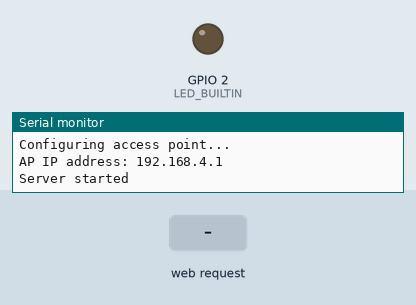
The sketch below on a simulated ESP32. On the bench: output pins drawn as LEDs (lit = HIGH), the last lines printed to the serial monitor. Inputs (shaded band) come from the test bench.

Above: at 1.2 s.
1.3 s: HTTP request GET /H received
At 1.9 s:
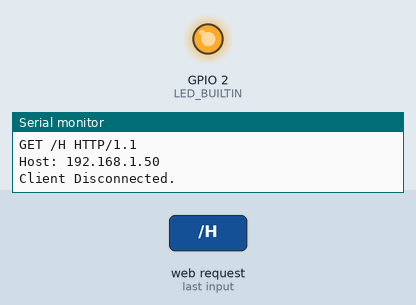
2.8 s: HTTP request GET /L received
At 4.2 s:
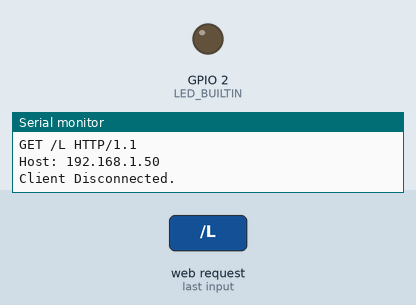
Timing chart, 0 to 5.8 s (numbered marks = the images above; inputs shaded):
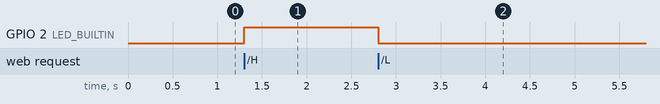

The sketch:

WiFiAccessPoint.ino
```cpp
/*
  WiFiAccessPoint.ino creates a WiFi access point and provides a web server on it.

  Steps:
  1. Connect to the access point "yourAp"
  2. Point your web browser to http://192.168.4.1/H to turn the LED on or http://192.168.4.1/L to turn it off
     OR
     Run raw TCP "GET /H" and "GET /L" on PuTTY terminal with 192.168.4.1 as IP address and 80 as port

  Created for arduino-esp32 on 04 July, 2018
  by Elochukwu Ifediora (fedy0)
*/

#include <WiFi.h>
#include <NetworkClient.h>
#include <WiFiAP.h>

#ifndef LED_BUILTIN
#define LED_BUILTIN 2  // Set the GPIO pin where you connected your test LED or comment this line out if your dev board has a built-in LED
#endif

// Set these to your desired credentials.
const char *ssid = "ECE_SP25_53";
const char *password = "spongebob";

NetworkServer server(80);
IPAddress server_ip;

void setup() {
  pinMode(LED_BUILTIN, OUTPUT);
  Serial.begin(115200);
  Serial.println();
  Serial.println("Configuring access point...");

  // You can remove the password parameter if you want the AP to be open.
  // a valid password must have more than 7 characters
  if (!WiFi.softAP(ssid, password)) {
    log_e("Soft AP creation failed.");
    while (1);
  }
  IPAddress myIP = WiFi.softAPIP();
  server_ip = myIP;
  Serial.print("AP IP address: ");
  Serial.println(myIP);
  server.begin();

  Serial.println("Server started");
}

void loop() {
  bool inputFlag = false;
  while (Serial.available() > 0) {
    Serial.read();
    inputFlag = true;
  }
  if (inputFlag) {
    Serial.print("AP IP address: ");
    Serial.println(server_ip);
  }

  NetworkClient client = server.accept();  // listen for incoming clients

  if (client) {                     // if you get a client,
    Serial.println("New Client.");  // print a message out the serial port
    String currentLine = "";        // make a String to hold incoming data from the client
    while (client.connected()) {    // loop while the client's connected
      if (client.available()) {     // if there's bytes to read from the client,
        char c = client.read();     // read a byte, then
        Serial.write(c);            // print it out the serial monitor
        if (c == '\n') {            // if the byte is a newline character

          // if the current line is blank, you got two newline characters in a row.
          // that's the end of the client HTTP request, so send a response:
          if (currentLine.length() == 0) {
            // HTTP headers always start with a response code (e.g. HTTP/1.1 200 OK)
            // and a content-type so the client knows what's coming, then a blank line:
            client.println("HTTP/1.1 200 OK");
            client.println("Content-type:text/html");
            client.println();

            // the content of the HTTP response follows the header:
            client.print("Click <a href=\"/H\">here</a> to turn ON the LED.<br>");
            client.print("Click <a href=\"/L\">here</a> to turn OFF the LED.<br>");

            // The HTTP response ends with another blank line:
            client.println();
            // break out of the while loop:
            break;
          } else {  // if you got a newline, then clear currentLine:
            currentLine = "";
          }
        } else if (c != '\r') {  // if you got anything else but a carriage return character,
          currentLine += c;      // add it to the end of the currentLine
        }

        // Check to see if the client request was "GET /H" or "GET /L":
        if (currentLine.endsWith("GET /H")) {
          digitalWrite(LED_BUILTIN, HIGH);  // GET /H turns the LED on
        }
        if (currentLine.endsWith("GET /L")) {
          digitalWrite(LED_BUILTIN, LOW);  // GET /L turns the LED off
        }
      }
    }
    // close the connection:
    client.stop();
    Serial.println("Client Disconnected.");
  }
}
```

Measured:
- after the input at 1.3 s, GPIO 2 (LED_BUILTIN): LOW → HIGH at once
- after the input at 2.8 s, GPIO 2 (LED_BUILTIN): HIGH → LOW at once
